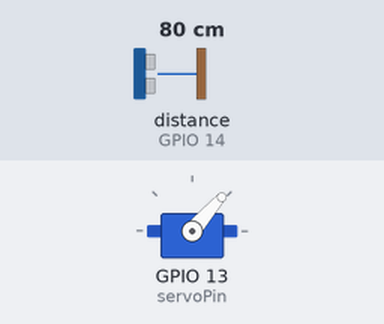
Bench run of a sketch on a simulated ESP32. On the bench: servo. Wiring (inferred from the names in the program): ultrasonic range finder: trigger GPIO 12; echo GPIO 14. The test bench sets the inputs (shaded band); at power-on: distance to the obstacle (sensor on GPIO 14) 80 cm. The echo pulse lasts 58.3 µs per cm; what the sketch prints to the serial monitor is not drawn.

Above: at 1.2 s.
1.3 s: distance to the obstacle (sensor on GPIO 14) set to 2 cm
At 1.72 s:
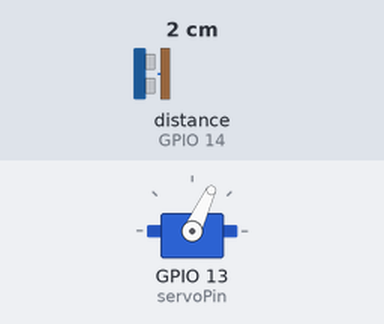
4.3 s: distance to the obstacle (sensor on GPIO 14) set to 250 cm
At 5.03 s:
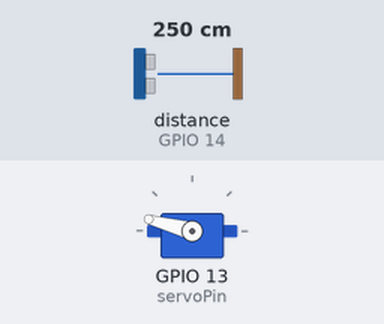
7.3 s: distance to the obstacle (sensor on GPIO 14) set to 4 cm
At 7.75 s:
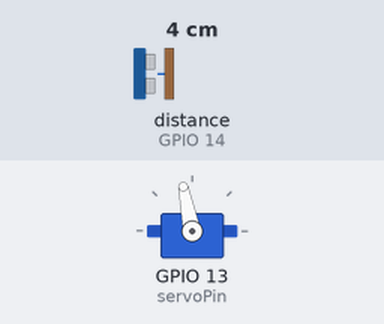
Timing chart, 0 to 16.3 s (numbered marks = the images above; inputs shaded):
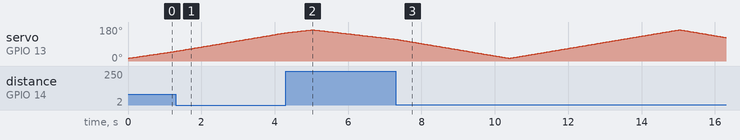

The sketch:

adriunocode.ino
```cpp
#include <ESP32Servo.h>

Servo myServo;

int trig = 12;
int echo = 14;
int servoPin = 13;

long duration;
int distance;

void setup() {
  Serial.begin(115200);

  pinMode(trig, OUTPUT);
  pinMode(echo, INPUT);

  myServo.attach(servoPin);
}

void loop() {

  for(int angle = 15; angle <= 165; angle++){
    myServo.write(angle);
    delay(30);

    digitalWrite(trig, LOW);
    delayMicroseconds(2);

    digitalWrite(trig, HIGH);
    delayMicroseconds(10);
    digitalWrite(trig, LOW);

    duration = pulseIn(echo, HIGH);
    distance = duration * 0.034 / 2;

    Serial.print(angle);
    Serial.print(",");
    Serial.print(distance);
    Serial.print(".");
  }

  for(int angle = 165; angle >= 15; angle--){
    myServo.write(angle);
    delay(30);

    digitalWrite(trig, LOW);
    delayMicroseconds(2);

    digitalWrite(trig, HIGH);
    delayMicroseconds(10);
    digitalWrite(trig, LOW);

    duration = pulseIn(echo, HIGH);
    distance = duration * 0.034 / 2;

    Serial.print(angle);
    Serial.print(",");
    Serial.print(distance);
    Serial.print(".");
  }
}
```
